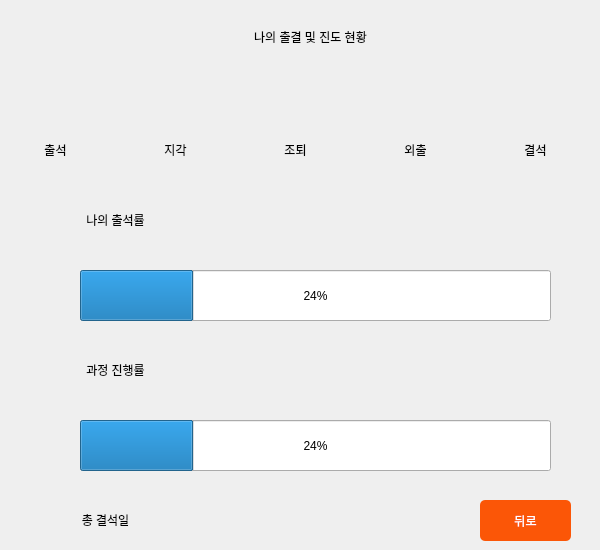
   <widget class="QWidget" name="page_19">
    <widget class="QLabel" name="sh_label_25">
     <property name="geometry">
      <rect>
       <x>30</x>
       <y>20</y>
       <width>561</width>
       <height>35</height>
      </rect>
     </property>
     <property name="styleSheet">
      <string notr="true">font: 22pt &quot;경기천년바탕 Regular&quot;;</string>
     </property>
     <property name="text">
      <string>&lt;html&gt;&lt;head/&gt;&lt;body&gt;&lt;p align=&quot;center&quot;&gt;나의 출결 및 진도 현황&lt;/p&gt;&lt;/body&gt;&lt;/html&gt;</string>
     </property>
    </widget>
    <widget class="QLabel" name="attendance_lbl">
     <property name="geometry">
      <rect>
       <x>20</x>
       <y>70</y>
       <width>91</width>
       <height>41</height>
      </rect>
     </property>
     <property name="styleSheet">
      <string notr="true">font: 22pt &quot;경기천년바탕 Regular&quot;;</string>
     </property>
     <property name="text">
      <string>&lt;html&gt;&lt;head/&gt;&lt;body&gt;&lt;p align=&quot;center&quot;&gt;&lt;br/&gt;&lt;/p&gt;&lt;/body&gt;&lt;/html&gt;</string>
     </property>
    </widget>
    <widget class="QLabel" name="late_lbl">
     <property name="geometry">
      <rect>
       <x>130</x>
       <y>70</y>
       <width>91</width>
       <height>41</height>
      </rect>
     </property>
     <property name="styleSheet">
      <string notr="true">font: 22pt &quot;경기천년바탕 Regular&quot;;</string>
     </property>
     <property name="text">
      <string>&lt;html&gt;&lt;head/&gt;&lt;body&gt;&lt;p align=&quot;center&quot;&gt;&lt;br/&gt;&lt;/p&gt;&lt;/body&gt;&lt;/html&gt;</string>
     </property>
    </widget>
    <widget class="QLabel" name="out_lbl">
     <property name="geometry">
      <rect>
       <x>370</x>
       <y>70</y>
       <width>91</width>
       <height>41</height>
      </rect>
     </property>
     <property name="styleSheet">
      <string notr="true">font: 22pt &quot;경기천년바탕 Regular&quot;;</string>
     </property>
     <property name="text">
      <string>&lt;html&gt;&lt;head/&gt;&lt;body&gt;&lt;p align=&quot;center&quot;&gt;&lt;br/&gt;&lt;/p&gt;&lt;/body&gt;&lt;/html&gt;</string>
     </property>
    </widget>
    <widget class="QLabel" name="absence_lbl">
     <property name="geometry">
      <rect>
       <x>490</x>
       <y>70</y>
       <width>91</width>
       <height>41</height>
      </rect>
     </property>
     <property name="styleSheet">
      <string notr="true">font: 22pt &quot;경기천년바탕 Regular&quot;;</string>
     </property>
     <property name="text">
      <string>&lt;html&gt;&lt;head/&gt;&lt;body&gt;&lt;p align=&quot;center&quot;&gt;&lt;br/&gt;&lt;/p&gt;&lt;/body&gt;&lt;/html&gt;</string>
     </property>
    </widget>
    <widget class="QLabel" name="earlyleave_lbl">
     <property name="geometry">
      <rect>
       <x>250</x>
       <y>70</y>
       <width>91</width>
       <height>41</height>
      </rect>
     </property>
     <property name="styleSheet">
      <string notr="true">font: 22pt &quot;경기천년바탕 Regular&quot;;</string>
     </property>
     <property name="text">
      <string>&lt;html&gt;&lt;head/&gt;&lt;body&gt;&lt;p align=&quot;center&quot;&gt;&lt;br/&gt;&lt;/p&gt;&lt;/body&gt;&lt;/html&gt;</string>
     </property>
    </widget>
    <widget class="QLabel" name="sh_label_34">
     <property name="geometry">
      <rect>
       <x>370</x>
       <y>130</y>
       <width>91</width>
       <height>41</height>
      </rect>
     </property>
     <property name="styleSheet">
      <string notr="true">font: 22pt &quot;경기천년바탕 Regular&quot;;</string>
     </property>
     <property name="text">
      <string>&lt;html&gt;&lt;head/&gt;&lt;body&gt;&lt;p align=&quot;center&quot;&gt;외출&lt;/p&gt;&lt;/body&gt;&lt;/html&gt;</string>
     </property>
    </widget>
    <widget class="QLabel" name="sh_label_35">
     <property name="geometry">
      <rect>
       <x>490</x>
       <y>130</y>
       <width>91</width>
       <height>41</height>
      </rect>
     </property>
     <property name="styleSheet">
      <string notr="true">font: 22pt &quot;경기천년바탕 Regular&quot;;</string>
     </property>
     <property name="text">
      <string>&lt;html&gt;&lt;head/&gt;&lt;body&gt;&lt;p align=&quot;center&quot;&gt;결석&lt;/p&gt;&lt;/body&gt;&lt;/html&gt;</string>
     </property>
    </widget>
    <widget class="QLabel" name="sh_label_36">
     <property name="geometry">
      <rect>
       <x>10</x>
       <y>130</y>
       <width>91</width>
       <height>41</height>
      </rect>
     </property>
     <property name="styleSheet">
      <string notr="true">font: 22pt &quot;경기천년바탕 Regular&quot;;</string>
     </property>
     <property name="text">
      <string>&lt;html&gt;&lt;head/&gt;&lt;body&gt;&lt;p align=&quot;center&quot;&gt;출석&lt;/p&gt;&lt;/body&gt;&lt;/html&gt;</string>
     </property>
    </widget>
    <widget class="QLabel" name="sh_label_37">
     <property name="geometry">
      <rect>
       <x>250</x>
       <y>130</y>
       <width>91</width>
       <height>41</height>
      </rect>
     </property>
     <property name="styleSheet">
      <string notr="true">font: 22pt &quot;경기천년바탕 Regular&quot;;</string>
     </property>
     <property name="text">
      <string>&lt;html&gt;&lt;head/&gt;&lt;body&gt;&lt;p align=&quot;center&quot;&gt;조퇴&lt;/p&gt;&lt;/body&gt;&lt;/html&gt;</string>
     </property>
    </widget>
    <widget class="QLabel" name="sh_label_38">
     <property name="geometry">
      <rect>
       <x>130</x>
       <y>130</y>
       <width>91</width>
       <height>41</height>
      </rect>
     </property>
     <property name="styleSheet">
      <string notr="true">font: 22pt &quot;경기천년바탕 Regular&quot;;</string>
     </property>
     <property name="text">
      <string>&lt;html&gt;&lt;head/&gt;&lt;body&gt;&lt;p align=&quot;center&quot;&gt;지각&lt;/p&gt;&lt;/body&gt;&lt;/html&gt;</string>
     </property>
    </widget>
    <widget class="QLabel" name="sh_label_39">
     <property name="geometry">
      <rect>
       <x>10</x>
       <y>200</y>
       <width>211</width>
       <height>41</height>
      </rect>
     </property>
     <property name="styleSheet">
      <string notr="true">font: 22pt &quot;경기천년바탕 Regular&quot;;</string>
     </property>
     <property name="text">
      <string>&lt;html&gt;&lt;head/&gt;&lt;body&gt;&lt;p align=&quot;center&quot;&gt;나의 출석률&lt;/p&gt;&lt;/body&gt;&lt;/html&gt;</string>
     </property>
    </widget>
    <widget class="QLabel" name="my_attendance_ratio_lbl">
     <property name="geometry">
      <rect>
       <x>250</x>
       <y>200</y>
       <width>301</width>
       <height>41</height>
      </rect>
     </property>
     <property name="styleSheet">
      <string notr="true">font: 22pt &quot;경기천년바탕 Regular&quot;;</string>
     </property>
     <property name="text">
      <string>&lt;html&gt;&lt;head/&gt;&lt;body&gt;&lt;p align=&quot;center&quot;&gt;&lt;br/&gt;&lt;/p&gt;&lt;/body&gt;&lt;/html&gt;</string>
     </property>
    </widget>
    <widget class="QProgressBar" name="my_attendance_ratio_pB">
     <property name="geometry">
      <rect>
       <x>80</x>
       <y>270</y>
       <width>471</width>
       <height>51</height>
      </rect>
     </property>
     <property name="value">
      <number>24</number>
     </property>
    </widget>
    <widget class="QProgressBar" name="process_progress_ratio_pB">
     <property name="geometry">
      <rect>
       <x>80</x>
       <y>420</y>
       <width>471</width>
       <height>51</height>
      </rect>
     </property>
     <property name="value">
      <number>24</number>
     </property>
    </widget>
    <widget class="QLabel" name="sh_label_41">
     <property name="geometry">
      <rect>
       <x>10</x>
       <y>350</y>
       <width>211</width>
       <height>41</height>
      </rect>
     </property>
     <property name="styleSheet">
      <string notr="true">font: 22pt &quot;경기천년바탕 Regular&quot;;</string>
     </property>
     <property name="text">
      <string>&lt;html&gt;&lt;head/&gt;&lt;body&gt;&lt;p align=&quot;center&quot;&gt;과정 진행률&lt;/p&gt;&lt;/body&gt;&lt;/html&gt;</string>
     </property>
    </widget>
    <widget class="QLabel" name="process_progress_ratio_lbl">
     <property name="geometry">
      <rect>
       <x>250</x>
       <y>350</y>
       <width>301</width>
       <height>41</height>
      </rect>
     </property>
     <property name="styleSheet">
      <string notr="true">font: 22pt &quot;경기천년바탕 Regular&quot;;</string>
     </property>
     <property name="text">
      <string>&lt;html&gt;&lt;head/&gt;&lt;body&gt;&lt;p align=&quot;center&quot;&gt;&lt;br/&gt;&lt;/p&gt;&lt;/body&gt;&lt;/html&gt;</string>
     </property>
    </widget>
    <widget class="QLabel" name="sh_label_43">
     <property name="geometry">
      <rect>
       <x>0</x>
       <y>500</y>
       <width>211</width>
       <height>41</height>
      </rect>
     </property>
     <property name="styleSheet">
      <string notr="true">font: 22pt &quot;경기천년바탕 Regular&quot;;</string>
     </property>
     <property name="text">
      <string>&lt;html&gt;&lt;head/&gt;&lt;body&gt;&lt;p align=&quot;center&quot;&gt;총 결석일&lt;/p&gt;&lt;/body&gt;&lt;/html&gt;</string>
     </property>
    </widget>
    <widget class="QLabel" name="sh_label_44">
     <property name="geometry">
      <rect>
       <x>280</x>
       <y>500</y>
       <width>91</width>
       <height>41</height>
      </rect>
     </property>
     <property name="styleSheet">
      <string notr="true">font: 22pt &quot;경기천년바탕 Regular&quot;;</string>
     </property>
     <property name="text">
      <string>&lt;html&gt;&lt;head/&gt;&lt;body&gt;&lt;p align=&quot;center&quot;&gt;&lt;br/&gt;&lt;/p&gt;&lt;/body&gt;&lt;/html&gt;</string>
     </property>
    </widget>
    <widget class="QPushButton" name="back_btn3">
     <property name="geometry">
      <rect>
       <x>480</x>
       <y>500</y>
       <width>91</width>
       <height>41</height>
      </rect>
     </property>
     <property name="styleSheet">
      <string notr="true">QPushButton{
	font: 13pt &quot;GyeonggiBatang&quot;;
	color: white;
	background-color: rgb(251, 86, 7);
	border-radius: 5px;
}</string>
     </property>
     <property name="text">
      <string>뒤로</string>
     </property>
    </widget>
   </widget>
